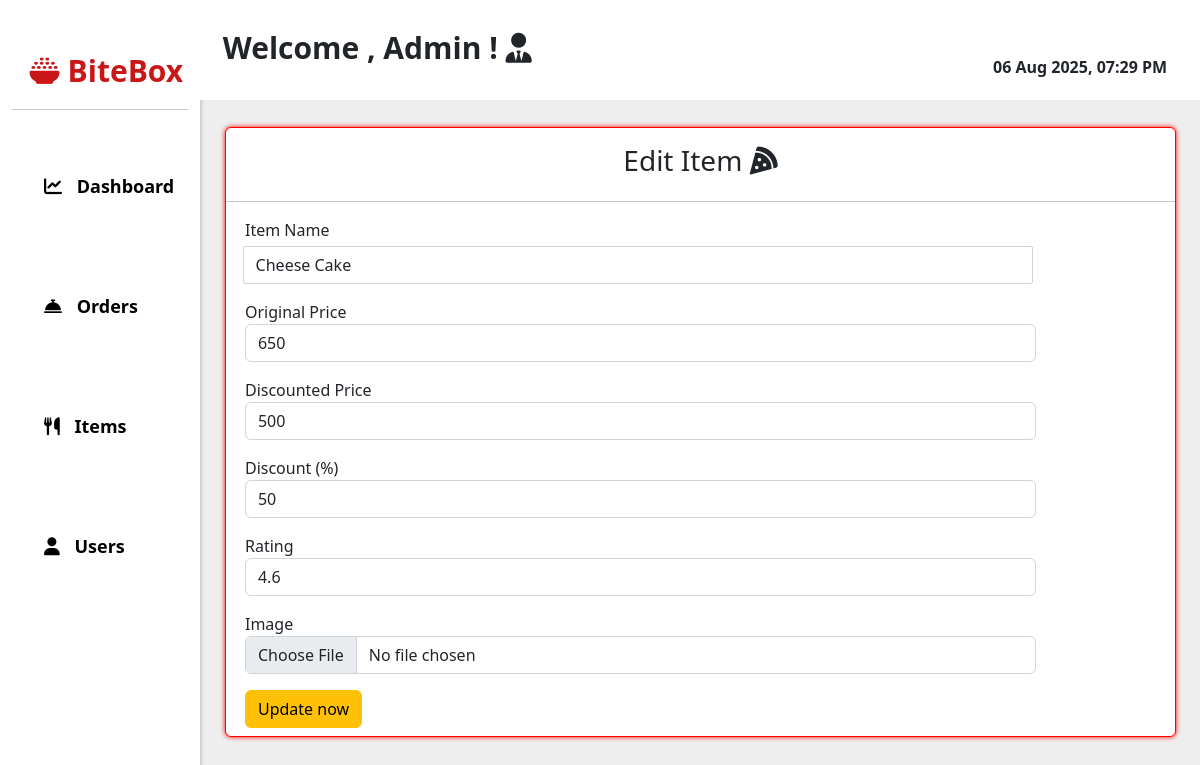
Page /adminpanel/edit.php?id=3 on the committed database.
### tables this page shows
CREATE TABLE `items` (
  `id` int(11) NOT NULL,
  `item_name` varchar(100) NOT NULL,
  `og_price` int(10) NOT NULL,
  `rating` decimal(10,1) NOT NULL,
  `img` varchar(255) NOT NULL,
  `discount` int(10) NOT NULL,
  `dis_price` int(100) NOT NULL,
  `Ingredients` longtext NOT NULL
);

### adminpanel/edit.php (the view, shortened to what this page needs)
<?php
include 'header.php';
include 'sidebar.php';
include 'topbar.php';
$id=$_GET['id'];
include "../includes/config.php";
$sql ="SELECT * FROM items WHERE id='$id'";
$tbl = mysqli_query($conn,$sql);
$row=mysqli_fetch_array($tbl);
?>
<div class="container-fluid">
    <div class="card mt-5">
        <h3 class="text-center mt-3">Edit Item <i class="fa-solid fa-pizza-slice"></i></h3>
        <hr>
        <form action="../includes/update.php" method="POST" enctype="multipart/form-data">
            <div class="col-md-10 col-sm-12 input">
                <label>Item Name</label>
                <input type="text" class="form-control mb-3" name="item_n" id="first" value="<?php echo $row['item_name'];?>">
                <label>Original Price</label>
                <input type="number" class="form-control mb-3" name="og_price"value="<?php echo $row['og_price'];?>">
                <label>Discounted Price</label>
                <input type="number" class="form-control mb-3" name="dis_price" value="<?php echo $row['dis_price'];?>">
                <label>Discount (%)</label>
                <input type="number" class="form-control mb-3" name="discount" value="<?php echo $row['discount'];?>">
                <label>Rating</label>
                <input type="number" class="form-control mb-3" name="rating" step="0.1" max="5" min="0" value="<?php echo $row['rating'];?>">
                <label>Image</label>
                <input type="file" class="form-control mb-3" name="fimg"  required>
					<input type="submit" name="edit" value="Update now" class="btn btn-warning mt-0 mb-2">
            </div>
        </form>
    </div>
</div>

### adminpanel/panelstyle.css (style rules this page uses)
body { margin: 0; padding: 0; background-color: #eee!important; }
.right-section form input[type="text"] { width: 300px; margin-left: 500px; margin-top: -40px; border-radius: 2px; margin-right: 5%; }

### adminpanel/edit.php (style rules this page uses)
.input { margin-left: 2%; }
.card { border: 1px solid red; box-shadow: 0 0 0.3rem red; }
#first { margin-left: -0.3%; margin-top: 0.5%; width: 100%; }

### rows in the picture
items: item_n "Cheese Cake", dis_price "500", discount "50", rating "4.6"
